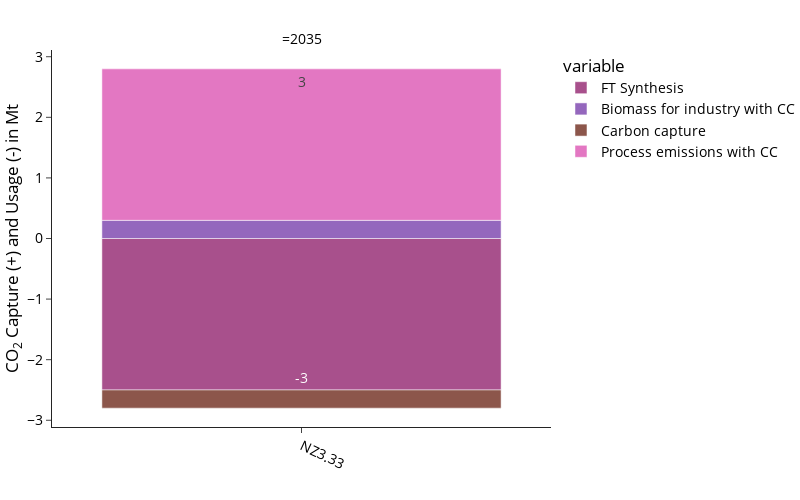

Notebook code for this chart:
### Markdown cell above
### CO2 Capture and Usage

### Code cell
plot_config['chart_config'] = yaml_config['charts']['co2_stored_balance']

fig, df = plot_energy_balance(
    carrier="co2 stored",
    balance_dict=balance_dict,
    config=plot_config,
    rename_function=rename_co2,
    save_dir=SDIR
)

fig.show()

### Figure 1 — Plotly figure (JSON) as saved in the notebook; plotly's stock layout.template omitted (floating-point values rounded to 4 significant figures)
{"data": [{"hovertemplate": "variable=FT Synthesis<br>=%{x}<br>CO<sub>2</sub> Capture (+) and Usage (-) in Mt=%{text}<extra></extra>", "legendgroup": "FT Synthesis", "marker": {"color": "#a8508c", "pattern": {"shape": ""}}, "name": "FT Synthesis", "orientation": "v", "showlegend": true, "text": [-2.5], "textangle": 0, "textposition": "inside", "texttemplate": "%{y:.0f}", "type": "bar", "x": ["NZ3.33"], "xaxis": "x", "y": [-2.5], "yaxis": "y"}, {"hovertemplate": "variable=Biomass for industry with CC<br>=%{x}<br>CO<sub>2</sub> Capture (+) and Usage (-) in Mt=%{text}<extra></extra>", "legendgroup": "Biomass for industry with CC", "marker": {"color": "#9467BD", "pattern": {"shape": ""}}, "name": "Biomass for industry with CC", "orientation": "v", "showlegend": true, "text": [0.3], "textangle": 0, "textposition": "inside", "texttemplate": "%{y:.0f}", "type": "bar", "x": ["NZ3.33"], "xaxis": "x", "y": [0.3], "yaxis": "y"}, {"hovertemplate": "variable=Carbon capture<br>=%{x}<br>CO<sub>2</sub> Capture (+) and Usage (-) in Mt=%{text}<extra></extra>", "legendgroup": "Carbon capture", "marker": {"color": "#8C564B", "pattern": {"shape": ""}}, "name": "Carbon capture", "orientation": "v", "showlegend": true, "text": [-0.3], "textangle": 0, "textposition": "inside", "texttemplate": "%{y:.0f}", "type": "bar", "x": ["NZ3.33"], "xaxis": "x", "y": [-0.3], "yaxis": "y"}, {"hovertemplate": "variable=Process emissions with CC<br>=%{x}<br>CO<sub>2</sub> Capture (+) and Usage (-) in Mt=%{text}<extra></extra>", "legendgroup": "Process emissions with CC", "marker": {"color": "#E377C2", "pattern": {"shape": ""}}, "name": "Process emissions with CC", "orientation": "v", "showlegend": true, "text": [2.5], "textangle": 0, "textposition": "inside", "texttemplate": "%{y:.0f}", "type": "bar", "x": ["NZ3.33"], "xaxis": "x", "y": [2.5], "yaxis": "y"}], "layout": {"annotations": [{"font": {}, "showarrow": false, "text": "=2035", "x": 0.5, "xanchor": "center", "xref": "paper", "y": 1, "yanchor": "bottom", "yref": "paper"}], "barmode": "relative", "height": 500, "legend": {"title": {"text": "variable"}, "tracegroupgap": 0, "traceorder": "normal"}, "width": 800, "xaxis": {"anchor": "y", "categoryarray": [], "categoryorder": "array", "domain": [0, 1], "tickangle": 25, "title": {"text": ""}}, "yaxis": {"anchor": "x", "domain": [0, 1], "title": {"text": "CO<sub>2</sub> Capture (+) and Usage (-) in Mt"}}}}
